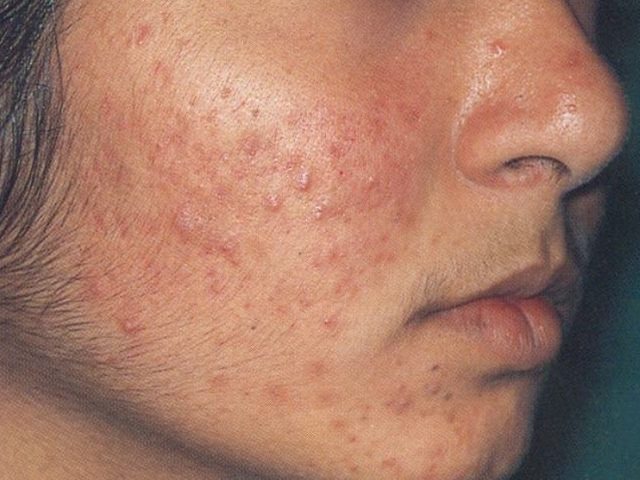
#> input picture skin-lab/assets/photos/face-acne-cheek.jpg, 640 x 480 px
$ python -i skin_filters_solution.py   (imports and definitions only)
#> lines starting #> are read from the running program, lines starting #| are printed output that depends on the picture; after the words box and inside, x2 and y2 are one past the last pixel; in counts of white or black regions, pixels touching at a corner belong together
#> further down, picture is the input picture: PIL image 640x480 RGB; mean R, G, B 166.1, 121.6, 103.2
"""Skin Lab answer key: small calculations, then full-image NumPy and SciPy."""

# === TASK: shared ===
import numpy as np
from PIL import Image
from scipy import ndimage


SKIN_VOTE_KERNEL = (
    (1, 1, 1),
    (1, 1, 1),
    (1, 1, 1),
)

SOFTEN_KERNEL = (
    (1, 2, 1),
    (2, 4, 2),
    (1, 2, 1),
)

MASK_OFF, MASK_ON = 0, 255
MIN_SHARE = 0.001
SKIN_NEIGHBOURS_NEEDED = 5
PIMPLE_RED_GAP = 24


# === TASK: skin_evidence ===
def skin_evidence(red, green, blue):
    """Apply one RGB rule to a pixel or to three complete NumPy channels."""
    red = np.asarray(red, dtype=np.int16)
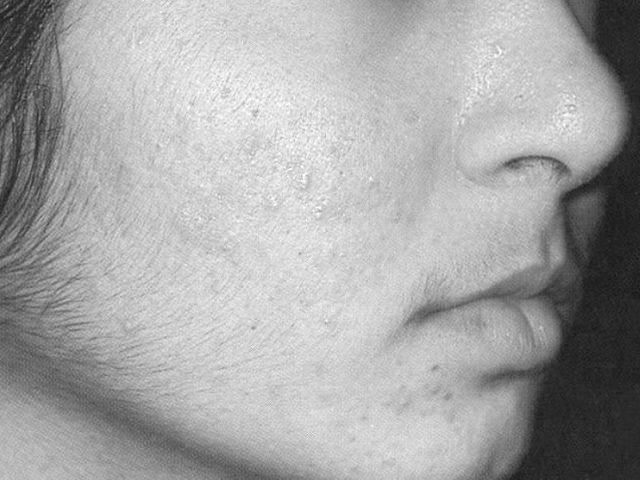
#> red: shape (480, 640) int16; min 22, max 255, mean 166.1
    green = np.asarray(green, dtype=np.int16)
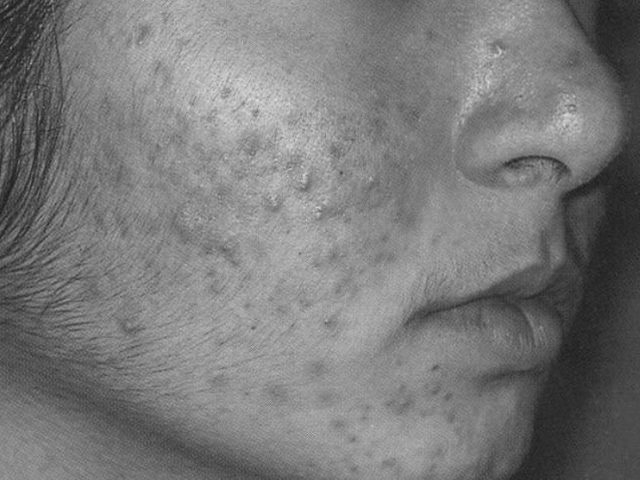
#> green: shape (480, 640) int16; min 25, max 225, mean 121.6
    blue = np.asarray(blue, dtype=np.int16)
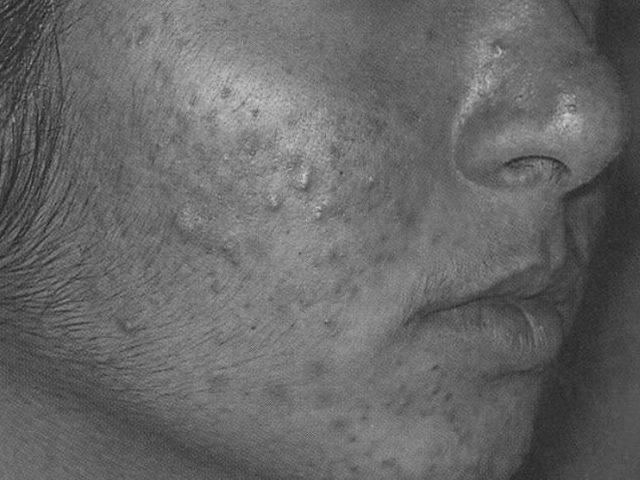
#> blue: shape (480, 640) int16; min 29, max 206, mean 103.2

    brightness = (red + green + blue) // 3
    warmth = red - blue
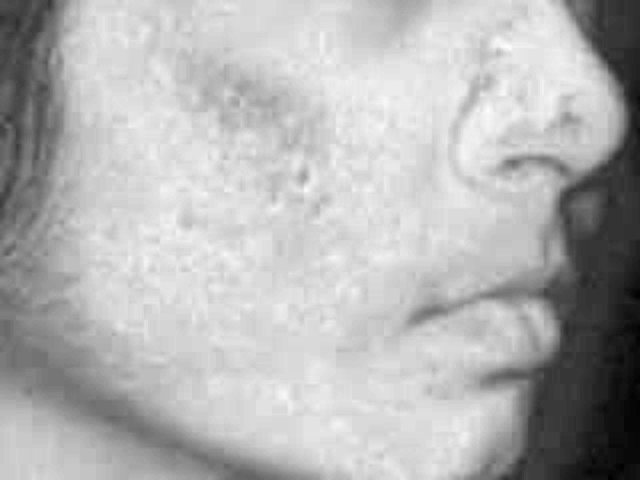
#> warmth: shape (480, 640) int16; min -46, max 109, mean 63; drawn with min black and max white
    red_green_gap = red - green
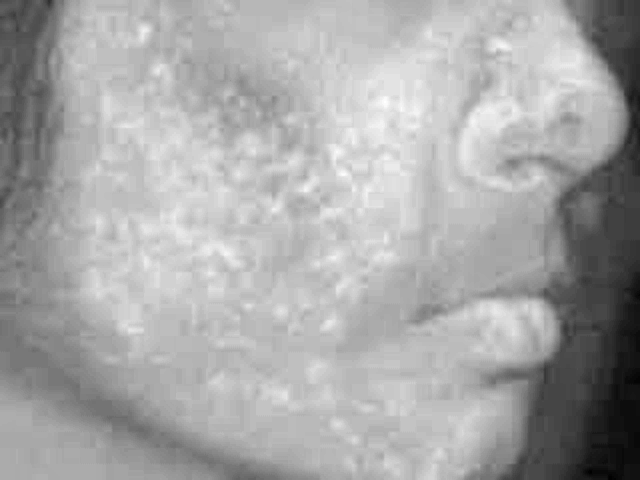
#> red_green_gap: shape (480, 640) int16; min -40, max 89, mean 44.5; drawn with min black and max white
    looks_like_skin = (
        (brightness >= 35) & (brightness <= 240)
        & (warmth >= 8)
        & (red_green_gap >= -10) & (red_green_gap <= 90)
    )
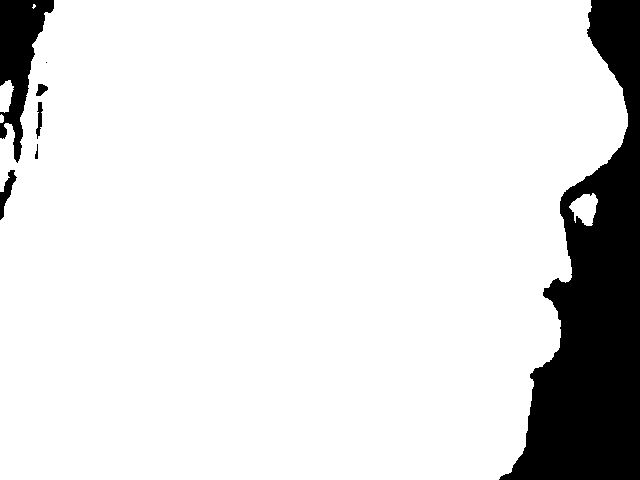
#> looks_like_skin: shape (480, 640) bool; 87.8% white; 7 black regions (1 under 20 px), largest, box (x1, y1, x2, y2) and area: (499, 0, 640, 480) 32790, (0, 0, 54, 163) 4182, (0, 170, 17, 220) 322, (36, 102, 43, 139) 136, (36, 84, 48, 96) 93, (35, 144, 38, 159) 28
    result = np.where(looks_like_skin, MASK_ON, MASK_OFF).astype(np.uint8)
    return int(result) if result.ndim == 0 else result


# === TASK: convolve_layer ===
def convolve_layer(layer, kernel, divisor):
    """Apply a SciPy kernel and return a new NumPy array."""
#> called with kernel = ((1, 1, 1), (1, 1, 1), (1, 1, 1)), divisor = 1
    values = np.asarray(layer, dtype=np.float32)
    weights = np.asarray(kernel, dtype=np.float32)
    filtered = ndimage.convolve(values, weights, mode="nearest")
    return filtered / divisor


# === TASK: detect_skin ===
def detect_skin(img):
    """Create a skin-region mask by counting decisions in each 3x3 area."""
    pixels = np.asarray(img.convert("RGB"), dtype=np.int16)
    raw_mask = skin_evidence(
        pixels[:, :, 0],
        pixels[:, :, 1],
        pixels[:, :, 2],
    )
    binary = (raw_mask == MASK_ON).astype(np.float32)
    neighbour_count = convolve_layer(binary, SKIN_VOTE_KERNEL, 1)
    return np.where(
        neighbour_count >= SKIN_NEIGHBOURS_NEEDED, MASK_ON, MASK_OFF
    ).astype(np.uint8)
#> returned value: shape (480, 640); 87.8% white; 6 black regions (1 under 20 px), largest, box (x1, y1, x2, y2) and area: (499, 0, 640, 480) 32795, (0, 0, 54, 162) 4188, (0, 170, 16, 220) 320, (36, 102, 43, 137) 131, (36, 84, 48, 96) 91


# === TASK: detect_pimples ===
def detect_pimples(img, skin_mask):
    """Find a locally red spot in a 5x5 area, then expand the selection."""
    pixels = np.asarray(img.convert("RGB"), dtype=np.float32)
    red, green, blue = pixels[:, :, 0], pixels[:, :, 1], pixels[:, :, 2]
    redness = np.maximum(0, red - (green + blue) / 2)
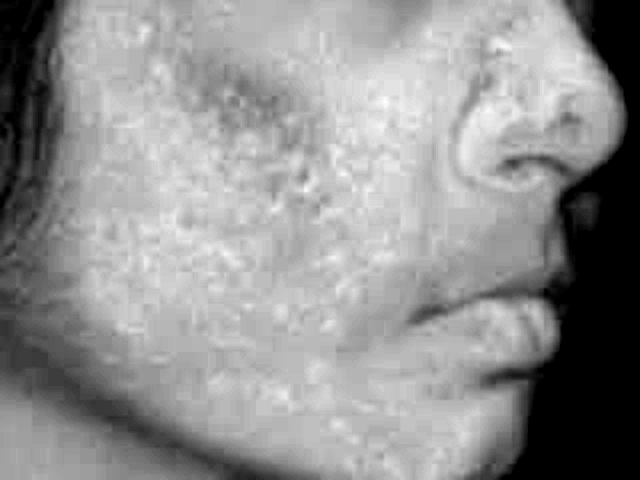
#> redness: shape (480, 640) float32; min 0, max 97, mean 55.4; drawn with min black and max white
    local_redness = ndimage.uniform_filter(redness, size=5, mode="nearest")
    candidate = (
        (np.asarray(skin_mask) == MASK_ON)
        & (redness - local_redness >= PIMPLE_RED_GAP)
    )
#> candidate: shape (480, 640) bool; every value is 0
    expanded = ndimage.maximum_filter(candidate, size=3, mode="nearest")
    return np.where(expanded, MASK_ON, MASK_OFF).astype(np.uint8)


# === TASK: remove_pimples ===
def remove_pimples(img):
    """Smooth where pimple_mask is 255 and keep every other pixel unchanged."""
    source = img.convert("RGB")
    pixels = np.asarray(source, dtype=np.float32)
    skin_mask = detect_skin(source)
    pimple_mask = detect_pimples(source, skin_mask)

    weights = np.asarray(SOFTEN_KERNEL, dtype=np.float32)[:, :, None]
    softened = ndimage.convolve(pixels, weights, mode="nearest") / weights.sum()
    combined = np.where(pimple_mask[:, :, None] == MASK_ON, softened, pixels)
    output = np.clip(np.rint(combined), 0, 255).astype(np.uint8)
    return Image.fromarray(output, "RGB")


# === TASK: average_skin_color ===
# [158 lines left out: functions average_skin_color, calm_redness, heal_spots, choose_smooth_area, smooth_skin, not called in this run]

>>> from PIL import Image
>>> picture = Image.open('assets/photos/face-acne-cheek.jpg')
>>> result = remove_pimples(picture)

$ run again, on skin-lab/assets/photos/face-portrait-william-stitt.jpg
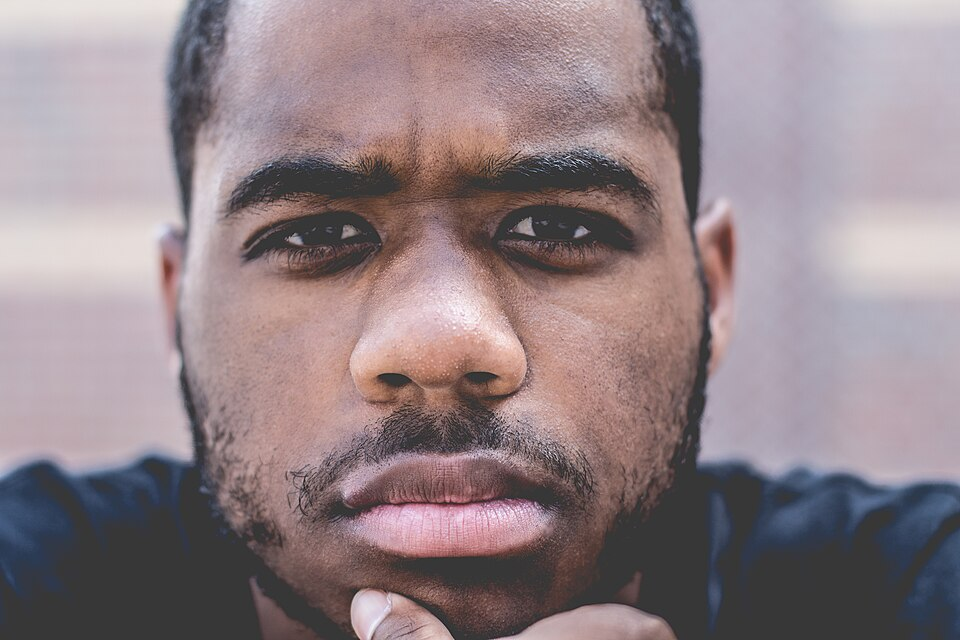
#> input picture skin-lab/assets/photos/face-portrait-william-stitt.jpg, 960 x 640 px
#> picture is the input picture: PIL image 960x640 RGB; mean R, G, B 145.6, 130, 134.5
#> in skin_evidence, `looks_like_skin = ( (brightness >= 35) & (brightness <= 240) & (warmth..`:
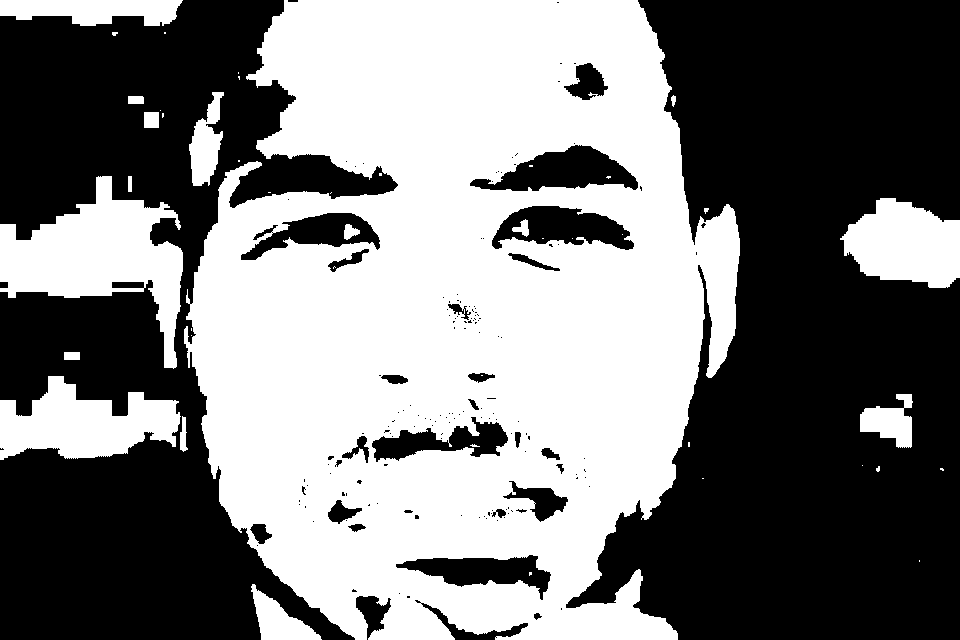
#> looks_like_skin: shape (640, 960) bool; 48.1% white; 44 white regions (27 under 20 px), largest, box (x1, y1, x2, y2) and area: (184, 0, 740, 640) 252965, (0, 176, 183, 369) 15292, (0, 376, 181, 460) 9224
#> in detect_pimples, `redness = np.maximum(0, red - (green + blue) / 2)`:
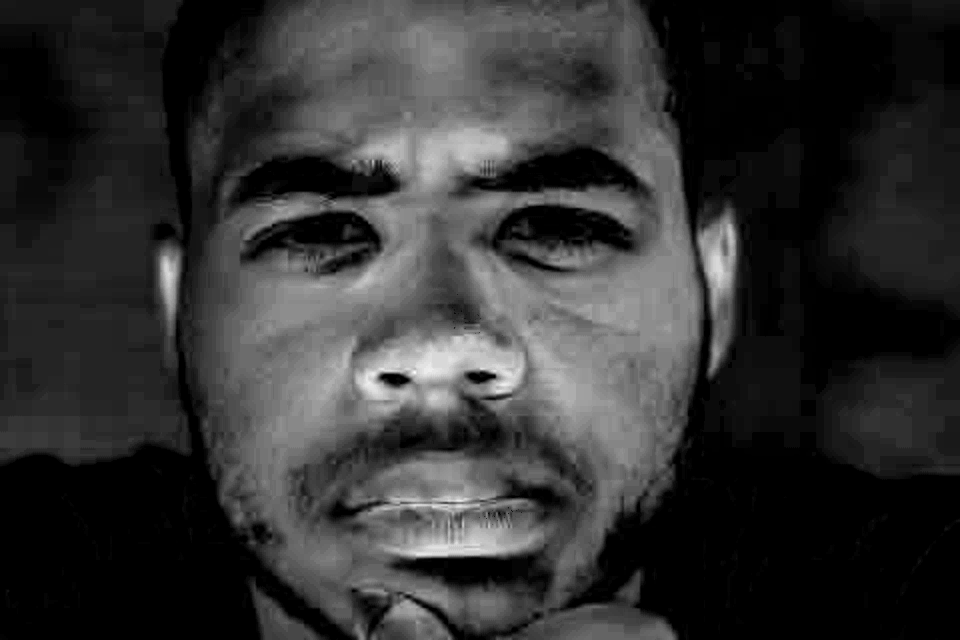
#> redness: shape (640, 960) float32; min 0, max 76.5, mean 15.1; drawn with min black and max white
#> candidate: shape (640, 960) bool; every value is 0
